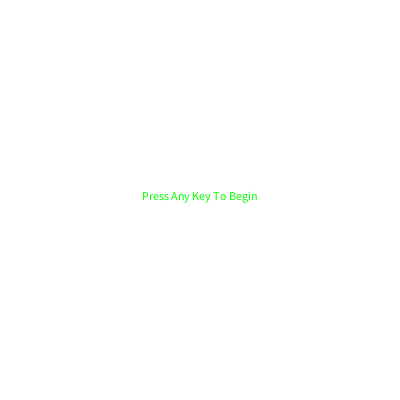
Frame 1 (no input)
Frame 60 (the mouse pressed at the canvas centre just before this capture): identical to frame 1, image omitted
Frame 120 (the mouse held since frame 60 and released just before this capture): identical to frame 1, image omitted

The Processing sketch that drew this single still picture (run headless with seeded random() and noise(); from frame 60 on, the mouse is pressed at the canvas centre):

// Processing sketch: Main
// ── Main.pde
ArrayList<Unit> Enemies = new ArrayList<Unit>();
ArrayList<Unit> Units = new ArrayList<Unit>();
ArrayList<Tile> Tiles = new ArrayList<Tile>();
int spawnDelay;
int gameStatus = 0;
float tilesCovered = 0;
int completion = 0;
void setup() {
  size(400, 400);
  noStroke();
  generateTiles();
}

void generateTiles(){
  for (int i = 1; i<21; i++) {
    for (int ix = 1; ix<21; ix++) {
      Tile z = new Tile(i, ix, 0);
    }
  }
}

void updateGame(int status) {
  gameStatus = status;
  if (gameStatus == 2) {
    Units.clear();
    Enemies.clear();
    Tiles.clear();
    Unit unit = new Unit(width/2, height/2, 10, 0, 0, true);
    generateTiles();
    tilesCovered = 0;
    completion = 0;
  }
}

boolean inRange(float x, float y, float x2, float y2, float xz, float yz) {
  //Tests to see if a certain x and y coordinate is within another x and y coordiante range
  if (x <= x2+xz && y <= y2+yz && x >= x2-xz && y >= y2-yz) {
    return true;
  } else {
    return false;
  }
}

void blockSpawner() {
  if (millis() > spawnDelay) {
    int x = 0;
    int y = 0;
    int xvel = 0; 
    int yvel = 0;
    if (int(random(1, 3)) == 1) {
      x = width - (width/20)*int(random(1, 20));
      if (int(random(1, 3)) == 1) {
        y = height - 20;
        yvel = -3;
      } else {
        y = 20;
        yvel = 3;
      }
    } else {
      y = height - (height/20)*int(random(1, 20));
      if (int(random(1, 3)) == 1) {
        x = width - 20;
        xvel = -3;
      } else {
        x = 20;
        xvel = 3;
      }
    }
    Unit unit = new Unit(x+10, y+10, 10, xvel, yvel, false);
    spawnDelay = millis() + 800;
  }
}

void draw() { 
  background(255);
  if (gameStatus == 0) { 
    fill(0,255,0);
    textAlign(CENTER);
    text("Press Any Key To Begin",width/2,height/2); 
    if (keyPressed == true) {
      updateGame(2); 
    }
  }
  if (gameStatus == 3) { 
    fill(0,255,0);
    textAlign(CENTER);
    text("Press Any Key To Begin",width/2,height/2);
    fill(255,0,0);
    text("You Lost",width/2,height/4); 
    if (keyPressed == true) {
      updateGame(2); 
    }
  }
  if (gameStatus == 2) {
    blockSpawner();
    for (int i = 0; i<Tiles.size(); i++) {
      Tiles.get(i).render();
    }
    for (int i = 0; i<Units.size(); i++) {
      Units.get(i).run();
    }
    fill(255);
    completion = round((tilesCovered/Tiles.size())*100);
    text(completion + "% Complete",width/2,height/4); 
  }
}
// ── Tile.pde
class Tile {
int x,y,type;
int [] rgb = new int[3]; 
Tile(int x1,int y1,int type1){
  x = x1;
  y = y1;
  type = type1;
  Tiles.add(this);
}
  void render(){
  fill(rgb[0], rgb[1], rgb[2]); 
  rectMode(CENTER);
  rect((x-1)*20 + 10,(y-1)*20 + 10,20,20);
  }
}
// ── Unit.pde
class Unit { 
  int xcoord, ycoord, x, y, xvel, yvel, size;
  boolean player;
  int [] rgb = new int[3]; 
  Unit(int x1, int y1, int size1, int xvel1, int yvel1, boolean player1) {
    xcoord = 10;
    ycoord = 10;
    x = x1;
    y = y1;
    xvel = xvel1;
    yvel = yvel1;
    size = size1;
    player = player1;
    rgb[0] = 0;
    rgb[1] = 0;
    rgb[2] = 255;
    if (!player) {
      rgb[0] = 255;
      rgb[1] = 0;
      rgb[2] = 0;
      Enemies.add(this);
    }
    Units.add(this);
  } 

  void run() {
    if (player) {
      cover();
    }
    render(); 
    move();
    collide();
    locate();
  }
  void cover() {
    for (int i = 0; i<Tiles.size(); i++) {
      Tile tile = Tiles.get(i);
      boolean flag1 = xcoord == tile.x && ycoord == tile.y;
      boolean flag2 = tile.type == 0;
      if (flag1 && flag2) {
        tilesCovered += 1;
        tile.type = 1; 
        tile.rgb[1] = 255;
        Tiles.set(i, tile);
      }
    }
  }
  void locate() {
    for (int i = 0; i<width; i++) {
      if (x > i*20 && x < (i+1)*20) {
        xcoord = i + 1;
      }
    }
    for (int i = 0; i<height; i++) {
      if (y > i*20 && y < (i+1)*20) {
        ycoord = i + 1;
      }
    }
  }
  void render() { 
    rectMode(CENTER);
    fill(rgb[0], rgb[1], rgb[2]); 
    rect(x, y, size*2, size*2);
  }

  void collide() {
    boolean flag1 = x + size >= width || x - size <= 0;
    boolean flag2 = y + size >= height || y - size <= 0;
    if (flag1 || flag2) { 
      if (!player) {
        Enemies.remove(this);
        Units.remove(this);
      } else {
        if (x + size >= width) {
          xvel = 0;
          x = width - 10;
        }
        if (x - size <= 0) {
          xvel = 0;
          x = 10;
        }
        if (y + size >= height) {
          yvel = 0;
          y = height - 10;
        }
        if (y - size <= 0) {
          yvel = 0;
          y = 10;
        }
      }
    }
    if (player) {  
      for (int i = 0; i<Enemies.size (); i++) {
        if (inRange(Enemies.get(i).x, Enemies.get(i).y, x, y, size, size)) {
          updateGame(3);
        }
      }
    }
    //} else { 
    //  for (int i = 0; i<Enemies.size (); i++) {
    //    if (Enemies.get(i) != this) {
    //      if (inRange(Enemies.get(i).x, Enemies.get(i).y, x, y, size, size)) {
    //        Unit collided = Enemies.get(i);
    //        boolean flagL = x + size > collided.x - collided.size;
    //        boolean flagR = x - size > collided.x + collided.size;
    //        boolean flagD = y + size > collided.x - collided.size;
    //        boolean flagU = y - size > collided.x + collided.size;
    //        if (flagR) {
    //          xvel = 3;
    //          collided.xvel = -3;
    //        }
    //        if (flagL) {
    //          xvel = -3;
    //          collided.xvel = 3;
    //        }
    //        if (flagD) {
    //          yvel = -3;
    //          collided.yvel = 3;
    //        }
    //        if (flagU) {
    //          yvel = 3;
    //          collided.yvel = -3;
    //        }
    //      }
    //    }
    //  }
    //}
  }

  void move() {
    if (!player) {
      x += xvel;
      y += yvel;
    } else {
      if (keyPressed) { 
        if (key == 'a') { 
          xvel = -3;
          yvel = 0;
          y = ((ycoord-1)* 20) + 10;
        }
        if (key =='d') {
          xvel = 3;
          yvel = 0;
          y = ((ycoord-1)* 20) + 10;
        }
        if (key == 'w') {
          xvel = 0;
          yvel = -3;
          x = ((xcoord-1)* 20) + 10;
        }
        if (key == 's') {
          xvel = 0;
          yvel = 3;
          x = ((xcoord-1)* 20) + 10;
        }
      }
      x += xvel;
      y += yvel;
    }
  }
}
